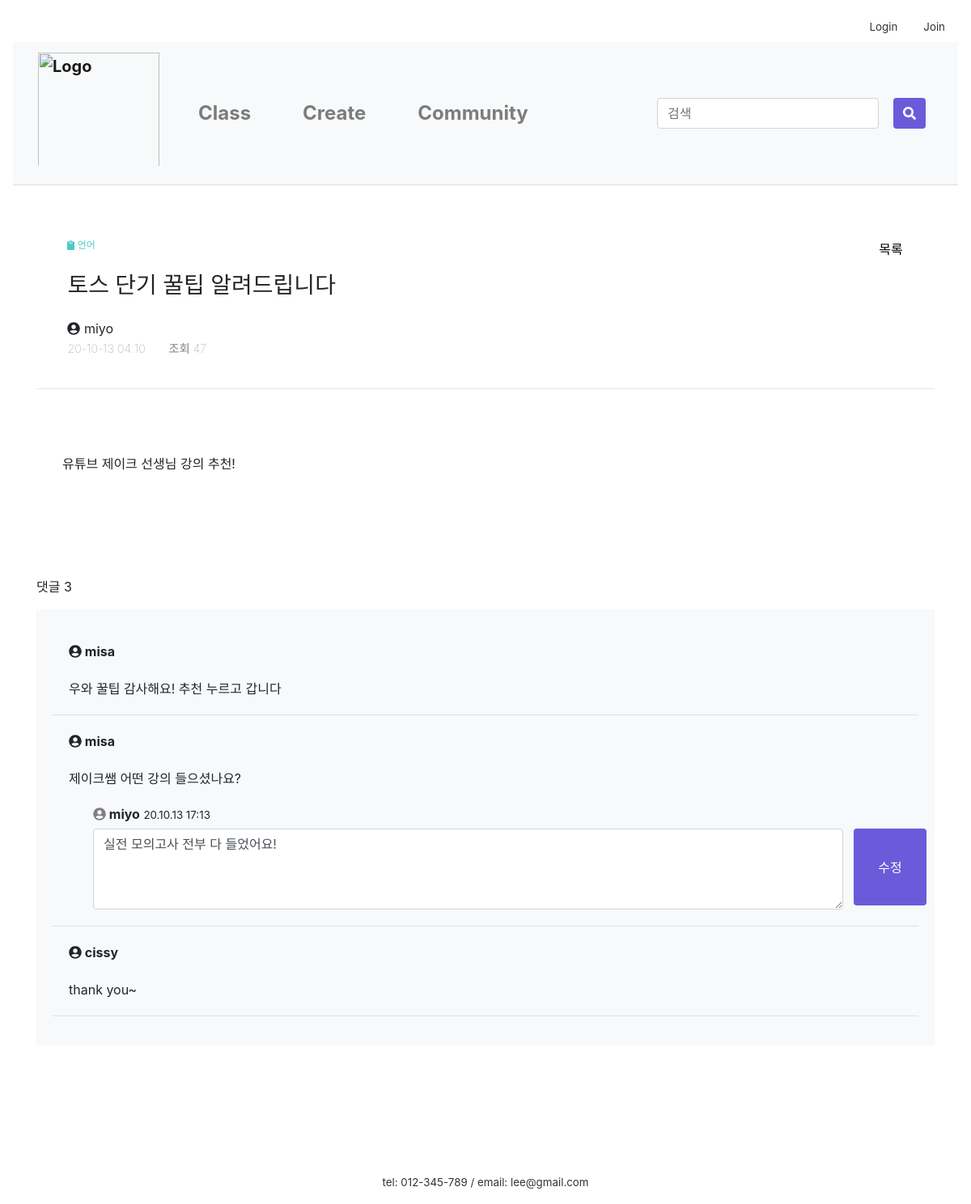
/community/13/update_ccomment, run on the app's committed database.
### firstApp/models.py (models this page shows, shortened)
class Post(models.Model):
    author = models.ForeignKey(settings.AUTH_USER_MODEL, on_delete=models.CASCADE, default=1)
    category = models.ForeignKey('firstApp.Category', on_delete=models.CASCADE, default=2)
    bullet = models.ForeignKey('firstApp.Bullet', on_delete=models.CASCADE, default=1)
    title = models.CharField(max_length=60)
    text = RichTextUploadingField()
    created_date = models.DateTimeField(default=timezone.now)
    published_date = models.DateTimeField(
            blank=True, null=True)
    views = models.PositiveIntegerField(default=0)
    recommendations = models.PositiveIntegerField(default=0)
    recommend_user = models.ManyToManyField(settings.AUTH_USER_MODEL, related_name='recommend_post')
    no_recommendations = models.PositiveIntegerField(default=0)
    no_recommend_user = models.ManyToManyField(settings.AUTH_USER_MODEL, related_name='no_recommend_post')
    class Meta:
        ordering = ['-id']

class Category(models.Model):
    name = models.CharField(max_length=20)
    def __str__(self):
        return self.name

class Comment(models.Model):
    post = models.ForeignKey('firstApp.Post', on_delete=models.CASCADE, related_name='comments')
    author = models.ForeignKey(settings.AUTH_USER_MODEL, on_delete=models.CASCADE, default=1)
    text = models.TextField(max_length=300)
    created_date = models.DateTimeField(default=timezone.now)
    class Meta:
        ordering = ['id']

class CComment(models.Model):
    post = models.ForeignKey('firstApp.Post', on_delete=models.CASCADE, related_name='ccomments', default=1)
    parent_comment = models.ForeignKey('firstApp.Comment', on_delete=models.CASCADE, related_name='child_comments')
    author = models.ForeignKey(settings.AUTH_USER_MODEL, on_delete=models.CASCADE, default=1)
    text = models.TextField(max_length=300)
    created_date = models.DateTimeField(default=timezone.now)

### firstApp/views.py (the view)
# urls.py: path('community/<int:pk>/update_ccomment', views.update_ccomment, name='update_ccomment'),
def update_ccomment(request, pk):
    my_ccomment = get_object_or_404(CComment, pk=pk)
    cateId = request.GET.get('cateId', '')
    page = request.GET.get('page', 1)
    if request.method == 'POST':
        form = CCommentForm(request.POST, instance=my_ccomment)
        if form.is_valid():
            form.save()
        return redirect('/community/post/'+str(my_ccomment.post.pk)+'/?cateId='+str(cateId)+'&page='+str(page), pk=my_ccomment.post.pk)
    else:
        form = CCommentForm(instance=my_ccomment)
    return render(request, 'firstApp/update_ccomment.html',
                  {'my_ccomment': my_ccomment, 'post': my_ccomment.post, 'form': form, 'page': page, 'cateId': cateId}
                  )

### firstApp/forms.py
class CCommentForm(forms.ModelForm):
    class Meta:
        model = CComment
        fields = ['text']
        widgets = {
            'text': forms.Textarea(attrs={'class': 'form-control',
                                          'style': 'margin:0; display:inline-block; width:90%; height:100px;'})
        }

### firstApp/templates/firstApp/update_ccomment.html (shortened to what this page needs)
{% extends 'firstApp/base.html'%}
{% load static %}
{% block content %}
<link rel="stylesheet" href="{% static 'css/post_detail.css' %}">
<link rel="stylesheet" href="{% static 'css/community.css' %}">
<div class="container">
    <div class="blog-post-area">
        <div class="post_info">
            <div class="post_category">
                <i class="fas fa-clipboard"></i>
                <span>{{post.category}}</span>
                <table style="float:right">
                <tr>
                    <td>
                    <a class="a_underline" href="/community/?page={{page}}">목록</a>
                    </td>
                </tr>
                </table>
            </div>
            <h3 class="post_title">{{post.title}}</h3>
            <p class="post_author"><i class="fas fa-user-circle"></i> {{post.author}}</p>
            <span class="post_t">{{post.created_date|date:"y-m-d h:m"}}</span>
            <span class="post_v">조회 {{post.views}}</span>
        </div>
        <hr>
        <div class="post_contents">
            {{post.text | safe}}
        </div>
        <div class="post_content_f">
        댓글 {{ post.comments.count }}
        </div>
    </div>
    <div class="blog-comment-area bg-light">
        <div class="comment_contents">
            {% for comment in post.comments.all %}
                <div class="comment">
                    <div class="comment_h">
                    <strong><i class="fas fa-user-circle"></i> {{ comment.author }}</strong>
                    </div>
                        <p>{{ comment.text|linebreaks }}</p>
                </div>
                {% for ccomment in post.ccomments.all%}
                    {% if ccomment.parent_comment == comment %}
                    <div class="ccomment">
                        <div class="comment_h">
                            <strong><i class="fas fa-user-circle" style="color:gray"></i> {{ ccomment.author }}</strong>
                            <span class="date lighter">
                                {{ccomment.created_date|date:"y.m.d H:i"}}</span>
                        </div>
                        {% if ccomment.pk == my_ccomment.pk %}
                            <form method="POST" class="post-form" style="margin:0; height:100px;">
                                {{ form.text }}
                                <button type="submit" class="btn btn-primary comment_submit">수정</button>
                            </form>
                        {% else %}
                            <p>{{ ccomment.text|linebreaks }}</p>
                        {% endif %}
                    </div>
                    {% endif %}
                {% endfor %}
            <hr>
            {% endfor %}
        </div>
    </div>
</div>
{% endblock content%}

### firstApp/static/css/base.css (style rules this page uses)
.btn-primary, .btn-primary:active, .btn-primary:visited { background-color:#6C5ADA !important; border:none !important; color:white !important; }
.a_underline { color:black; }

### firstApp/static/css/navbar_custom.css (style rules this page uses)
a { color:#333; }

### firstApp/static/css/post_detail.css (style rules this page uses)
.post_info { padding:1.2rem; margin:1.2rem; }
.post_category { margin:0; padding-top:1rem; color:#4ecac6; font-size:9pt; }
.post_title { margin:0; padding:1.5rem; padding-left:0; }
.post_author { margin:0; padding:0.8rem padding-left:0; }
.post_t { color:gray; font-weight:lighter; font-size:0.9rem; }
.post_v { color:gray; font-weight:lighter; font-size:0.9rem; margin-left:1.5rem; }
.post_contents { padding-top:3rem; padding-bottom:5rem; margin:2rem; }
.post_content_f { height:40px; }
.comment_contents { padding: 20px; }
.comment { margin: 20px; }
.ccomment { margin: 20px; position:relative; left:30px; }
.comment_h { height:30px; }
.comment_submit { float:right; height:95px; width:90px; }

### firstApp/static/css/community.css (style rules this page uses)
.lighter { font-size:10pt; }

### data on the page
Post: category "언어", title "토스 단기 꿀팁 알려드립니다", author "miyo", created_date "20-10-13 04:10", views "47", text "유튜브 제이크 선생님 강의 추천!", comments.count "3"
Comment: author "misa", text "우와 꿀팁 감사해요! 추천 누르고 갑니다"
Comment: author "misa", text "제이크쌤 어떤 강의 들으셨나요?"
CComment: author "miyo", created_date "20.10.13 17:13", text "실전 모의고사 전부 다 들었어요!"
Comment: author "cissy", text "thank you~"
